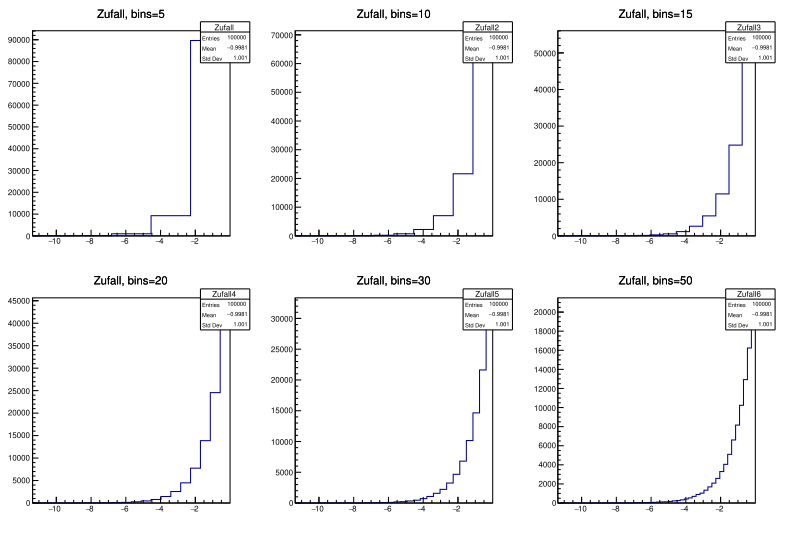

Reproduce this figure in Python.
import ROOT
import numpy as np
canvas = ROOT.TCanvas("canvas", "Aufgabe 2c - Zufallszahlen")
canvas.Divide(3,2)
zufall = ROOT.TRandom(34123) # Zufallsgenerator mit random seed
a=[]
for i in range(10**5):
    a.append(zufall.Uniform(0,1))

a=np.log(a)

canvas.cd(1)
h = ROOT.TH1D("Zufall", "Zufall, bins=5", 5, min(a), max(a))
for tmp in a:
    h.Fill(tmp)
h.Draw()

canvas.cd(2)
h2 = ROOT.TH1D("Zufall2", "Zufall, bins=10", 10, min(a), max(a))
for tmp in a:
    h2.Fill(tmp)
h2.Draw()

canvas.cd(3)
h3 = ROOT.TH1D("Zufall3", "Zufall, bins=15", 15, min(a), max(a))
for tmp in a:
    h3.Fill(tmp)
h3.Draw()

canvas.cd(4)
h4 = ROOT.TH1D("Zufall4", "Zufall, bins=20", 20, min(a), max(a))
for tmp in a:
    h4.Fill(tmp)
h4.Draw()

canvas.cd(5)
h5 = ROOT.TH1D("Zufall5", "Zufall, bins=30", 30, min(a), max(a))
for tmp in a:
    h5.Fill(tmp)
h5.Draw()

canvas.cd(6)
h6 = ROOT.TH1D("Zufall6", "Zufall, bins=50", 50, min(a), max(a))
for tmp in a:
    h6.Fill(tmp)
h6.Draw()

canvas.Print("2c.pdf")
